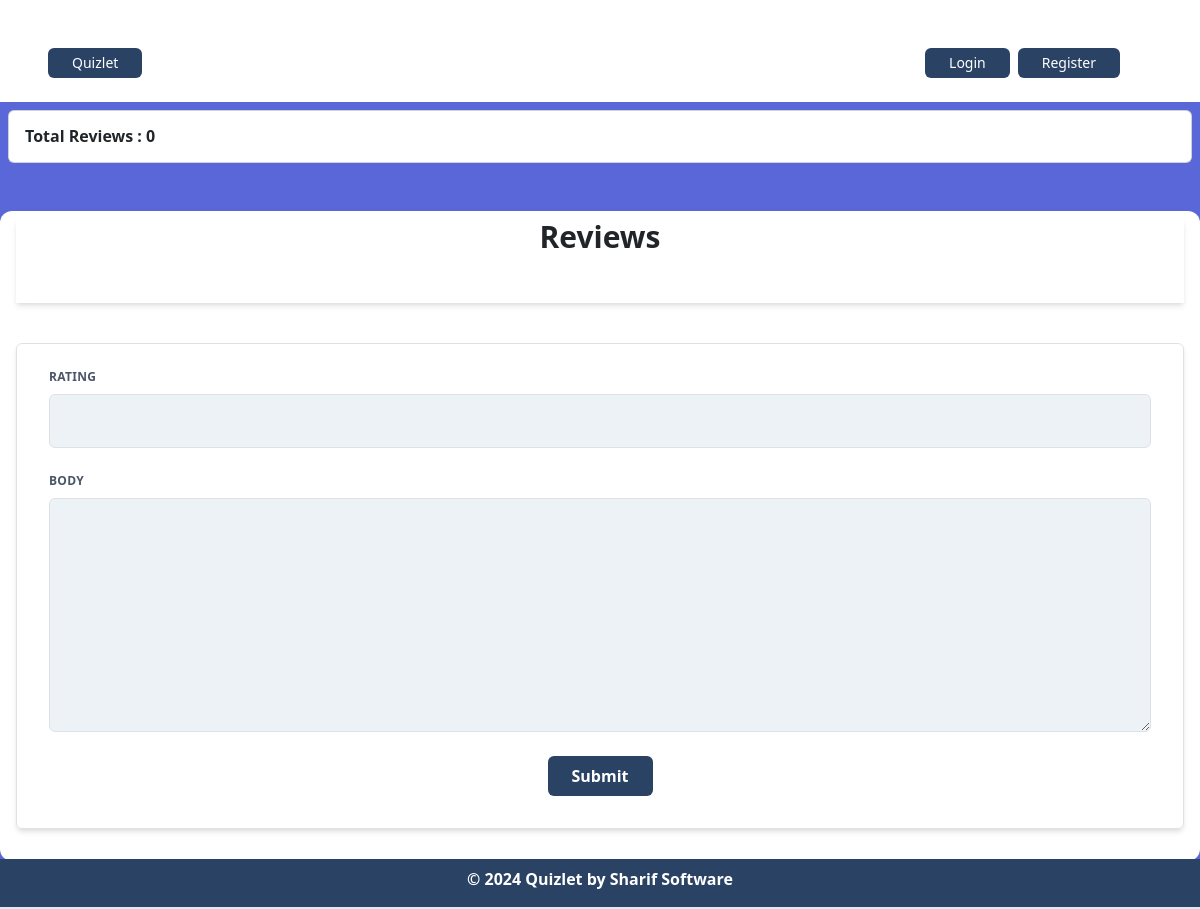
Before: /quiz/4/ with the older database file.
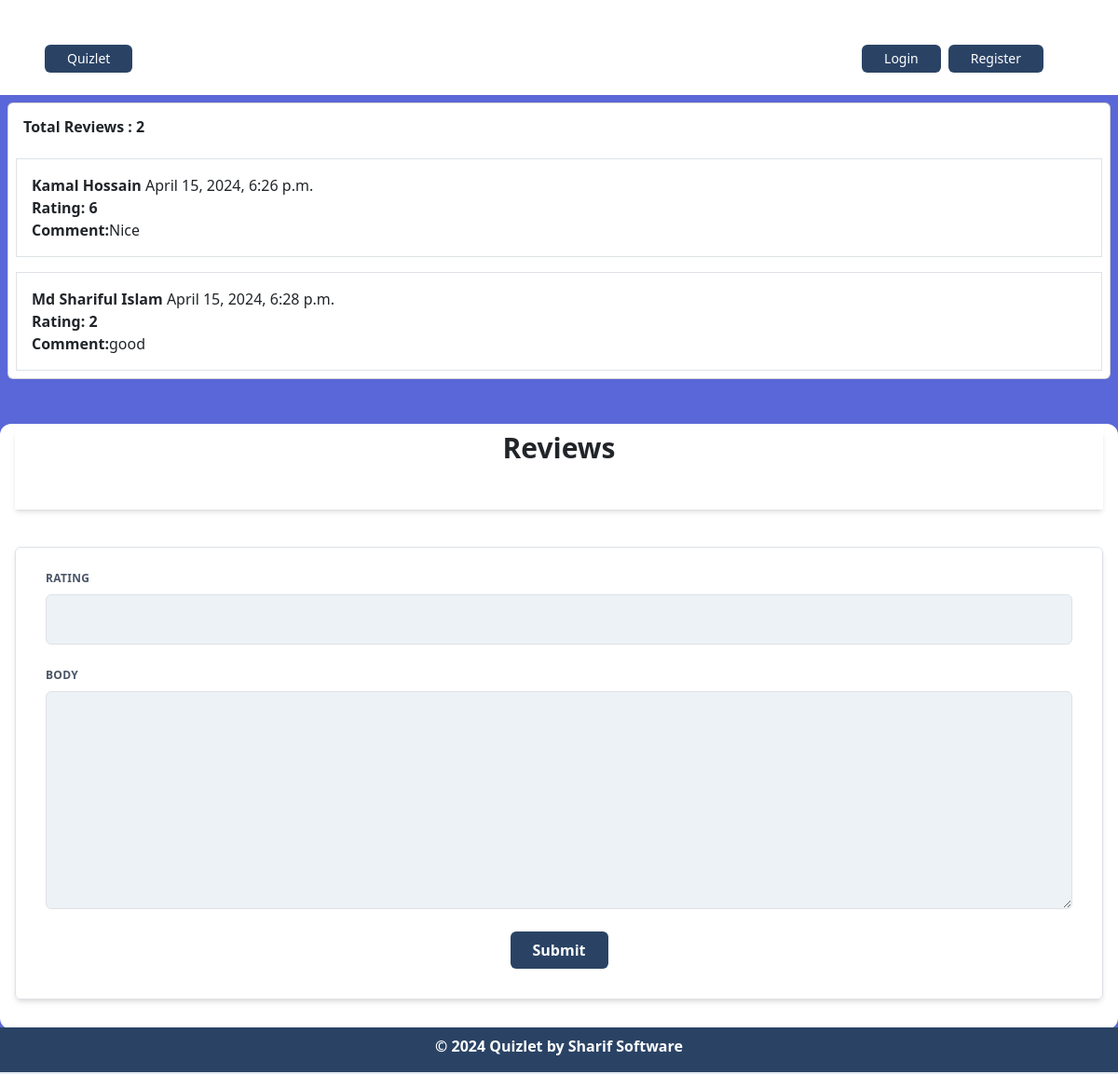
After: the same page with the newer database file.
### quiz/models.py (models this page shows, shortened)
class Rating(models.Model):
    reviewer = models.ForeignKey(UserAccount, on_delete = models.CASCADE)
    quiz = models.ForeignKey(Quiz, on_delete = models.CASCADE)
    body = models.TextField()
    created = models.DateTimeField(auto_now_add = True)
    rating = models.PositiveIntegerField(
        validators=[MinValueValidator(1), MaxValueValidator(7)],
        blank=True,
        null=True
    )
    class Meta:
        unique_together = ['reviewer', 'quiz']

### account/models.py (models this page shows, shortened)
class UserAccount(models.Model):
    user= models.OneToOneField(User, related_name='account', on_delete= models.CASCADE )
    birth_date = models.DateField(null=True, blank=True)
    gender = models.CharField(max_length=10, choices=GENDER_TYPE)

### quizlet/views.py (the view)
# urls.py: path('quiz/<int:id>/', views.review, name='reviews'),
def review(request,id):
    quiz_detail= Quiz.objects.get(id=id)
    quizreview=Rating.objects.filter(quiz=quiz_detail)
    if request.method=='POST':
        form=RatingForm(request.POST)
        if form.is_valid():
            try:
                newReview=form.save(commit=False)
                newReview.quiz=quiz_detail
                newReview.reviewer = request.user.account
                newReview.save()
            except IntegrityError:
                messages.error(request, "You have already reviewed this quiz!")
    else:
         form=RatingForm()
    return render(request,'reviews.html',{'form':form,'Reviews':quizreview})

### quiz/forms.py
class RatingForm(forms.ModelForm):
    class Meta:
        model = Rating
        fields = ['body', 'rating']
    def __init__(self, *args, **kwargs):
        super().__init__(*args, **kwargs)
        for field in self.fields:
            self.fields[field].widget.attrs.update({
                'class' : (
                    'appearance-none block w-full bg-gray-200 '
                    'text-gray-700 border border-gray-200 rounded '
                    'py-3 px-4 leading-tight focus:outline-none '
                    'focus:bg-white focus:border-gray-500'
                )
            })

### templates/reviews.html (shortened to what this page needs)
{% extends "base.html" %}
{% block body %}
<div>
    <div class="card m-2">
        <h2 class="p-3 fw-bold">Total Reviews : {{Reviews | length}}</h2>
        {% for Review in Reviews %}
        <div class="card-body border m-2">
            <p><b>{{Review.reviewer.user.first_name}} {{Review.reviewer.user.last_name}}</b> {{Review.created}}</p>
            <p><b>Rating: {{Review.rating}}</b></p>
            <p><b>Comment:</b>{{Review.body}}</p>
        </div>
        {% endfor %}
    </div>
    <div class="py-2 px-3 rounded-xl bg-white mt-12">
        <h1 class="font-bold text-3xl text-center pb-5 shadow-md">Reviews</h1>
        <div class="w-full mt-10">
            <form method="post" class="shadow-md border border-gray-200 rounded px-8 pt-6 pb-8 mb-4">
                <div class="mb-4">
                    <label class="block uppercase tracking-wide text-gray-700 text-xs font-bold mb-2" for="{{ form.name.id_for_label }}">
                        {{ form.rating.label }}
                    </label> {{ form.rating }}
                </div>
                <div class="mb-4">
                    <label class="block uppercase tracking-wide text-gray-700 text-xs font-bold mb-2" for="{{ form.password.id_for_label }}">
                        {{ form.body.label }}
                    </label> {{ form.body }}
                </div>
                <div class="flex items-center justify-center w-full">
                    <button class="bg-blue-900 hover:bg-blue-700 text-white font-bold py-2 px-4 rounded focus:outline-none focus:shadow-outline" type="submit">
                        Submit
                    </button>
                </div>
            </form>
        </div>
    </div>
</div>
{% endblock %}

### core/templates/base.html (shortened to what this page needs)
{% load static %}
<!DOCTYPE html>
<html lang="en">
    <head>
        <link href="https://cdn.jsdelivr.net/npm/bootstrap@5.3.2/dist/css/bootstrap.min.css" rel="stylesheet"/>
        <link href="https://unpkg.com/tailwindcss@^1.0/dist/tailwind.min.css" rel="stylesheet">
    </head>
    <body class="bg-indigo-600">
        {% include 'navbar.html' %}
        {% block body %}
        {% endblock %}
        <br>
        <br>
        {% include 'footer.html' %}
    </body>
</html>

### core/templates/navbar.html (shortened to what this page needs)
<nav class="flex items-center justify-between flex-wrap bg-white p-6 px-10">
    <div class="flex items-center flex-shrink-0 text-white mr-6">
        <span class="mx-2 inline-block font-medium text-sm px-4 py-2 leading-none bg-blue-900 rounded text-white border-white hover:border-transparent hover:text-dark hover:bg-green-700 mt-4 lg:mt-0"><a href="/">Quizlet</a></span>
    </div>
    <div class="w-full block flex-grow lg:flex lg:items-center lg:w-auto px-10">
        {% if request.user.is_authenticated %}
        <div class="text-md lg:flex-grow"></div>
            <div>
                <a href="{% url 'leaderboad' %}" class="mx-2 inline-block font-medium text-sm px-4 py-2 leading-none bg-blue-900 rounded text-white border-white hover:border-transparent hover:text-dark hover:bg-green-700 mt-4 lg:mt-0">Leaderboad</a>
            </div>
            <div>
                <a href="{% url 'profile' %}" class="mx-2 inline-block font-medium text-sm px-4 py-2 leading-none bg-blue-900 rounded text-white border-white hover:border-transparent hover:text-dark hover:bg-green-700 mt-4 lg:mt-0">Profile</a>
            </div>
            <div>
                <a href="{% url 'logout' %}" class="mx-2 inline-block font-medium text-sm px-4 py-2 leading-none bg-blue-900 rounded text-white border-white hover:border-transparent hover:text-dark hover:bg-red-700 mt-4 lg:mt-0">Logout</a>
            </div>
        {% else %}
            <div>
                <a href="{% url 'login' %}" class="mr-2 inline-block font-medium text-sm px-4 py-2 leading-none bg-blue-900 rounded text-white border-white hover:border-transparent hover:text-gray-800 hover:bg-green-700 mt-4 lg:mt-0">Login</a>
            </div>
            <div>
                <a href="{% url 'register' %}" class="inline-block font-medium text-sm px-4 py-2 leading-none bg-blue-900 rounded text-white border-white hover:border-transparent hover:text-gray-800 hover:bg-green-700 mt-4 lg:mt-0">Register</a>
            </div>
        {% endif %}
    </div>
</nav>

### core/templates/footer.html
<footer class="footer bg-blue-900 text-white relative border-b-2 mt-2">
    <div class="container mx-auto px-6">
        <div class="mt-2 flex flex-col items-center">
            <div class="sm:w-2/3 text-center py-0 pb-2">
                <p class="text-md text-white font-bold mb-2">
                    © {% now "Y" %} Quizlet by Sharif Software
                </p>
            </div>
        </div>
    </div>
</footer>

### core/templates/base.html (style rules this page uses)
footer { position: fixed !important; bottom: 0 !important; width: 100%; }

Changed rows visible on the page:
added Rating: reviewer.user.first_name "Kamal", reviewer.user.last_name "Hossain", created "April 15, 2024, 6:26 p.m.", rating "6", body "Nice"
added Rating: reviewer.user.first_name "Md Shariful", reviewer.user.last_name "Islam", created "April 15, 2024, 6:28 p.m.", rating "2", body "good"
Other visible differences:
{{ Reviews | length }}: "0" → "2"
